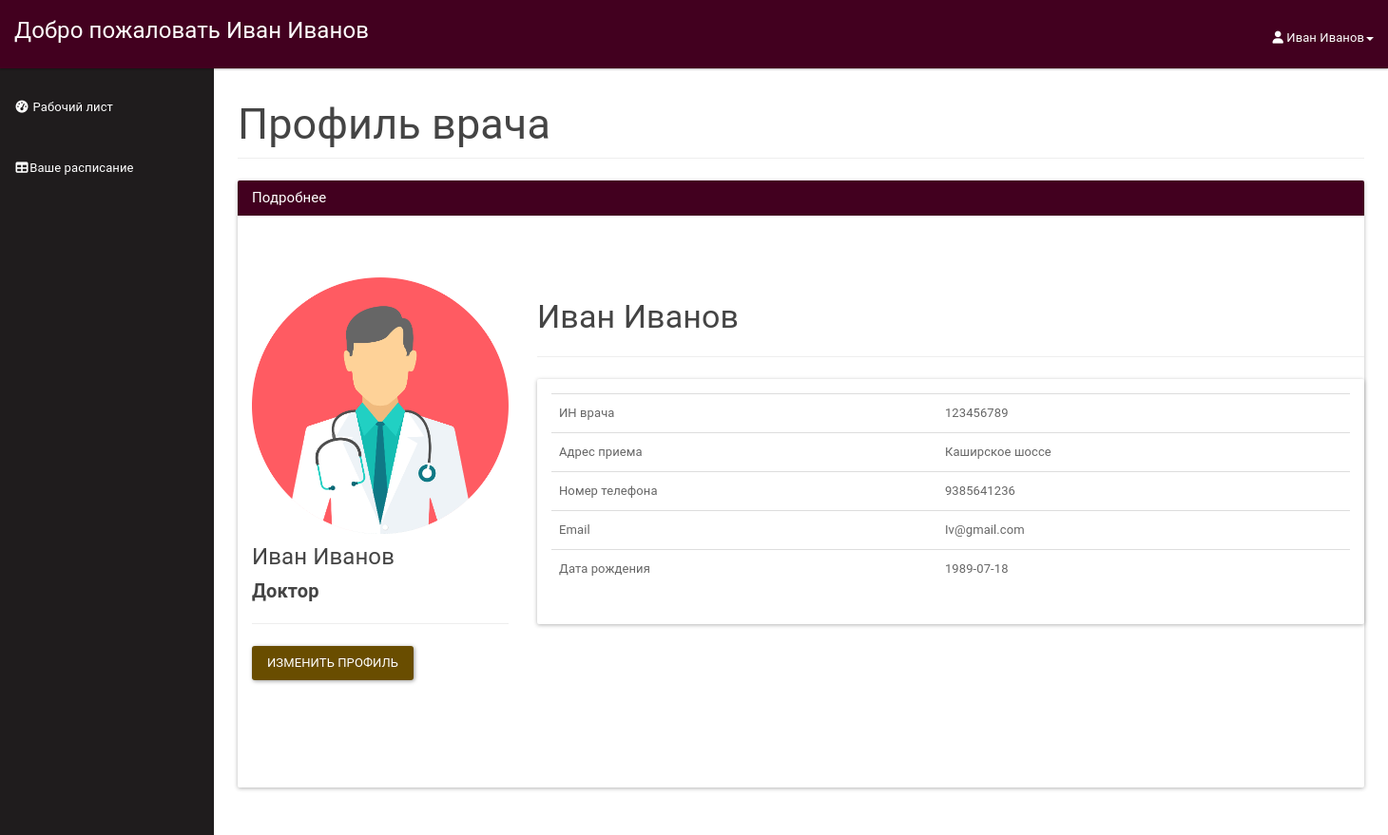
The app's page /doctor/doctorprofile.php (signed in) with its own data.
### tables this page shows
CREATE TABLE IF NOT EXISTS `doctor` (
  `doctorId` INT NOT NULL AUTO_INCREMENT,
  `icDoctor` BIGINT NOT NULL,
  `password` VARCHAR(30) NOT NULL,
  `Name` VARCHAR(30) NOT NULL,
  `Famil` VARCHAR(30) NOT NULL,
  `Address` VARCHAR(100) NOT NULL,
  `Phone` VARCHAR(15) NULL,
  `Email` VARCHAR(45) NULL,
  `DR` DATE NULL,
  PRIMARY KEY (`doctorId`, `icDoctor`),
  UNIQUE INDEX `icDoctor_UNIQUE` (`icDoctor` ASC) VISIBLE,
  UNIQUE INDEX `doctorId_UNIQUE` (`doctorId` ASC) VISIBLE);

### doctor/doctorprofile.php (the view, shortened to what this page needs)
<?php
include_once '../controller.php';
$usersession = $_SESSION['doctorSession'];
$res=mysqli_query($con,"SELECT * FROM doctor WHERE icDoctor=".$usersession);
$userRow=mysqli_fetch_array($res,MYSQLI_ASSOC);
?>
<!DOCTYPE html>
<html lang="en">
    <head>
        <link href="assets/css/material.css" rel="stylesheet">
        <link href="assets/css/sb-admin.css" rel="stylesheet">
        <link href="assets/css/time/bootstrap-clockpicker.css" rel="stylesheet">
        <link href="assets/css/style.css" rel="stylesheet">
        <link href="assets/font-awesome/css/font-awesome.css" rel="stylesheet">
    </head>
    <body>
        <div id="wrapper">
            <nav class="navbar navbar-inverse navbar-fixed-top" role="navigation">
                <div class="navbar-header">
                    <a class="navbar-brand" href="doctordashboard.php">Добро пожаловать <?php echo $userRow['Name'];?> <?php echo $userRow['Famil'];?></a>
                </div>
                <ul class="nav navbar-right top-nav">
                    <li class="dropdown">
                        <a href="#" class="dropdown-toggle" data-toggle="dropdown"><i class="fa fa-user"></i> <?php echo $userRow['Name']; ?> <?php echo $userRow['Famil']; ?><b class="caret"></b></a>
                    </li>
                </ul>
                <div class="collapse navbar-collapse navbar-ex1-collapse">
                    <ul class="nav navbar-nav side-nav">
                         <li>
                            <a href="doctorprofile.php?teleport=1"><i class="fa fa-fw fa-dashboard"></i> Рабочий лист</a>
                        </li>
                        <li>
                            <a href="doctorprofile.php?teleport=3"><i class="fa fa-fw fa-table"></i>Ваше расписание</a>
                        </li>
                    </ul>
                </div>
            </nav>
            <div id="page-wrapper">
                <div class="container-fluid">
                    <div class="row">
                        <div class="col-lg-12">
                            <h2 class="page-header">
                            Профиль врача
                            </h2>
                        </div>
                    </div>
                    <div class="panel panel-primary">
                        <div class="panel-heading">
                            <h3 class="panel-title">Подробнее</h3>
                        </div>
                        <div class="panel-body">
                          <div class="container">
            <section style="padding-bottom: 50px; padding-top: 50px;">
                <div class="row">
                    <div class="row">
                        <div class="col-md-3 col-sm-3">
                            <div class="user-wrapper">
                                <img src="assets/img/doctor01.png" class="img-responsive" />
                                <div class="description">
                                    <h4><?php echo $userRow['Name']; ?> <?php echo $userRow['Famil']; ?></h4>
                                    <h5> <strong> Доктор </strong></h5>
                                    <hr />
                                    <button type="button" class="btn btn-primary" data-toggle="modal" data-target="#myModal">Изменить профиль</button>
                                </div>
                            </div>
                        </div>
                        <div class="col-md-9 col-sm-9  user-wrapper">
                            <div class="description">
                                <h3> <?php echo $userRow['Name']; ?> <?php echo $userRow['Famil']; ?> </h3>
                                <hr />
                                <div class="panel panel-default">
                                    <div class="panel-body">
                                        <table class="table table-user-information" align="center">
                                            <tbody>
                                                <tr>
                                                    <td>ИН врача</td>
                                                    <td><?php echo $userRow['icDoctor']; ?></td>
                                                </tr>
                                                <tr>
                                                    <td>Адрес приема</td>
                                                    <td><?php echo $userRow['Address']; ?></td>
                                                </tr>
                                                <tr>
                                                    <td>Номер телефона</td>
                                                    <td><?php echo $userRow['Phone']; ?>
                                                    </td>
                                                </tr>
                                                <tr>
                                                    <td>Email</td>
                                                    <td><?php echo $userRow['Email']; ?>
                                                    </td>
                                                </tr>
                                                <tr>
                                                    <td>Дата рождения</td>
                                                    <td><?php echo $userRow['DR']; ?>
                                                    </td>
                                                </tr>
                                            </tbody>
                                        </table>
                                    </div>
                                </div>
                            </div>
                        </div>
                    </div>
                    <div class="col-md-4">
                            <br /><br/>
                        </div>
                    </div>
                        </div>
                    </div>
                </div>
            </div>
    </body>
</html>

### doctor/assets/css/sb-admin.css (style rules this page uses)
body { margin-top: 100px; background-color: #1f1c1d; }
@media (min-width:768px) { body { margin-top: 50px; } }
#wrapper { padding-left: 0; }
#page-wrapper { min-height: 900px !important; width: 100%; padding: 0; background-color: #fff; }
@media (min-width:768px) { #wrapper { padding-left: 225px; } }
@media (min-width:768px) { #page-wrapper { padding: 10px; } }
.top-nav { padding: 0 15px; }
.top-nav>li { display: inline-block; float: left; }
.top-nav>li>a { padding-top: 17px; padding-bottom: 10px; line-height: 45px; color: white; }
@media (min-width:768px) { .side-nav { position: fixed; top: 80px; left: 225px; width: 225px; margin-left: -225px; border: none; border-radius: 0; overflow-y: auto; background-color: #1f1c1d; bottom: 0; overflow-x: hidden; padding-bottom: 40px; } }
@media (min-width:768px) { .side-nav>li>a { width: 225px; } }

### records on screen
doctor: Name "Иван", Famil "Иванов", icDoctor "123456789", Address "Каширское шоссе", Phone "9385641236", Email "Iv@gmail.com", DR "1989-07-18"
